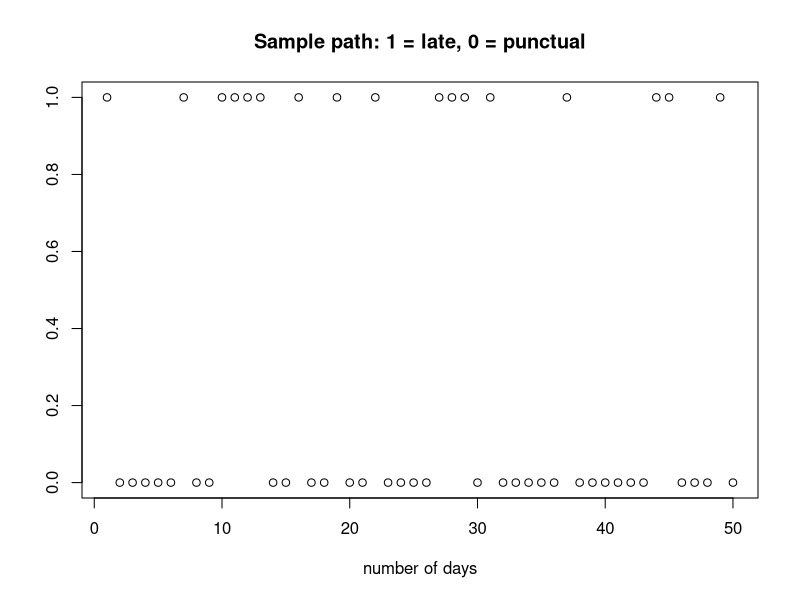

This chart was generated by the following R code:
## ---- chunk 1
# initialise the transition matrix
P <-  matrix(c(0.3, 0.4, 0.7, 0.6), nrow = 2)
rownames(P) <- c("l","p")
colnames(P) <- c("l","p")
P
## ---- chunk 2
# check that all rows sum up to 1
rowSums(P)
## ---- chunk 3
# package for calculating matrix exponential
# you might need to install this the first time you run this code.
# install.packages(expm)
library("expm")
## ---- chunk 4
# transition probabilities on 2 days
P %*% P
# check that all rows sum up to 1
rowSums(P)
## ---- chunk 5
# transition probabilities on 10 days
P %^% 10

# transition probabilities on 50 days
P %^% 50
## ---- chunk 6
# the analytical stationary distribtuion is
pi <- c(4/11, 7/11)
names(pi) <- c("l", "p")
# we veryfy that pi is a stationary distribtuion, that is pi * P = pi
t(pi) %*% P
pi
all.equal(t(pi) %*% P, t(pi))
## ---- chunk 7
# probability of student 1 at induction day  
student1_x0 <- c(0.5, 0.5)

# probability at the first day
student1_x0 %*% P

# probability at the 5th day
student1_x0 %*% (P %^% 5)

# probability at the 100th day
student1_x0 %*% (P %^% 100)

## ---- chunk 8
# probabilities of student 2 at induction day  
student2_x0 <- c(0.2, 0.8)

# probabilities at the first day
student2_x0 %*% P

# probabilities at the 5th day
student2_x0 %*% (P %^% 5)

# probabilities at the 100th day
student2_x0 %*% (P %^% 100)
## ---- chunk 9
# probabilities of student 3 at induction day 
student3_x0 <- c(0.7, 0.3)

# probabilities at the first day
student3_x0 %*% P

# probabilities at the 5th day
student3_x0 %*% (P %^% 5)

# probabilities at the 100th day
student3_x0 %*% (P %^% 100)
## ---- chunk 10
# set the seed for generating random variables (for reproducibility) 
# set.seed(2020)
# number of days (length of simulated sample path)
n <- 50
# initialise the sample path - 1 in sample_path mean late, 0 means punctual.
sample_path <- rep(0, n)
prob_late <- rep(0, n)
# initial value at induction day
x <- c(1, 0)
# probability that the student is late on the next day
prob <- x * P
# generate a realisation with distribution P
sample_path[1] <- rbinom(1, 1, P[1,1])
# determine the vector of whether the student is late or not.
x <- c(sample_path[1], if(sample_path[1] == 0){1} else{0}) 

for(i in 2:n){
  prob <- (x %*% P)
  # generate a Bernoulli random variable with probability = late
  sample_path[i] <- rbinom(1, 1, prob)
  x <- c(sample_path[i], if(sample_path[i] == 0){1} else{0}) 
}

plot(seq(1, n), sample_path,
     xlab = "number of days", ylab = " ", type= "p", 
     main = "Sample path: 1 = late, 0 = punctual")
